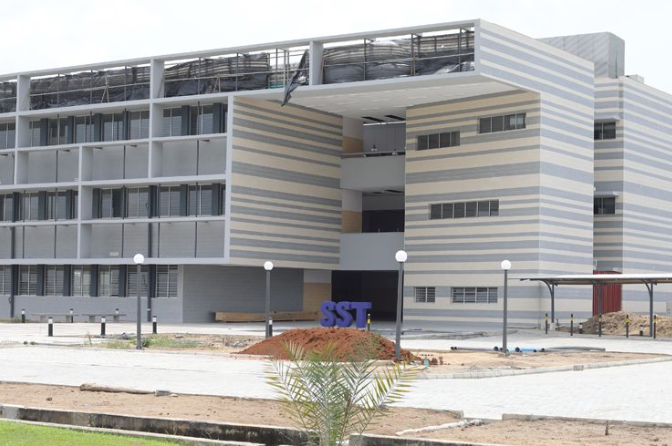
#> input picture WEEK_3/img/sst.png, 672 x 446 px
$ jupyter execute practice_4.ipynb
#> lines starting #> are read from the running program, lines starting #| are printed output that depends on the picture
[cell 1]
import numpy as np
import matplotlib.pyplot as plt
import cv2 as cv

img = cv.imread('img/sst.png',0)
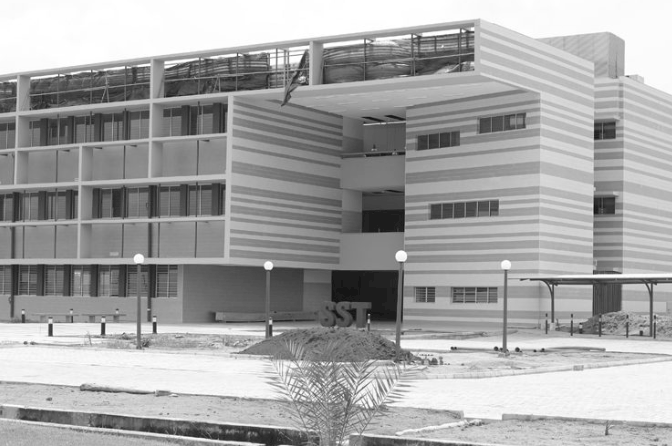
#> img: shape (446, 672); min 20, max 255, mean 164.6

#plot the original image
plt.subplot(1,2,1)
plt.title("Original")
plt.imshow(img)
                 # tx      ty
cropped_img = img[250:300, 50:100]
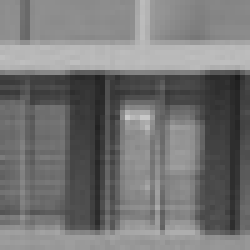
#> cropped_img: shape (50, 50) (shown 5 times larger); min 28, max 202, mean 117.1

#plot the translated image
plt.subplot(1,2,2)
plt.title("Cropped Image")
plt.imshow(cropped_img)

cv.imwrite('img/cropped_out.png', cropped_img)
cv.waitKey(0)
cv.destroyAllWindows()
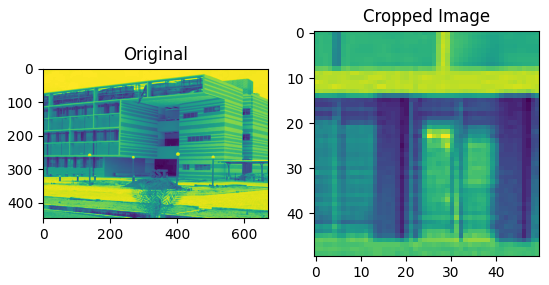
#> figure drawn by matplotlib, 2 panels
